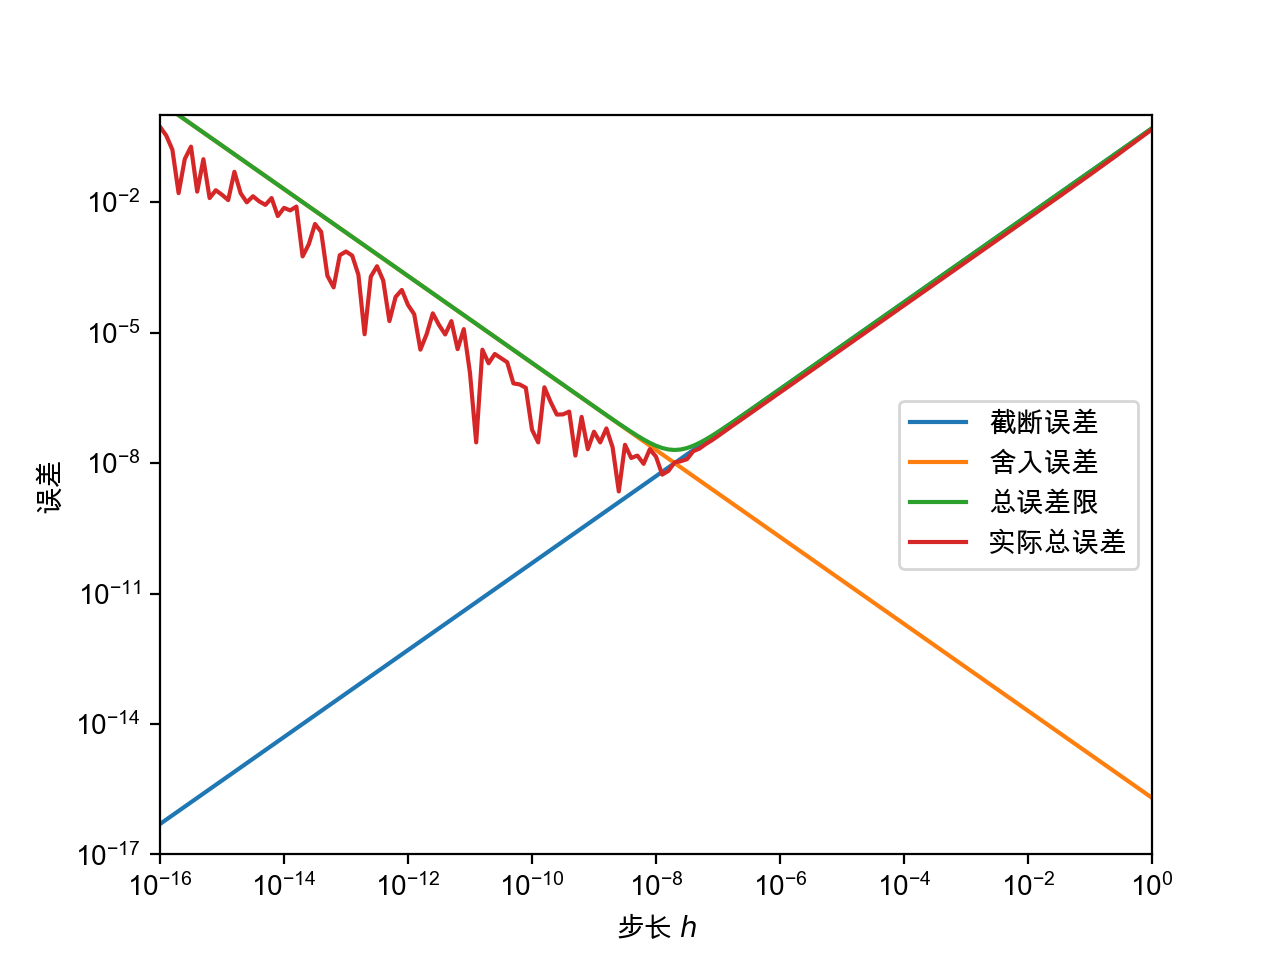

Reproduce this figure in Python.
import numpy as np
import matplotlib.pyplot as plt

M = 1
epsilon = 1e-16

def trunc(h):
    return M * h / 2

def round(h):
    return epsilon * 2 / h

def total(h):
    return trunc(h) + round(h)

def actual(h):
    return np.abs(np.cos(1) - (np.sin(1 + h) - np.sin(1)) / h)

error_map = {
    '截断误差': trunc,
    '舍入误差': round,
    '总误差限': total,
    '实际总误差': actual
}

h_list = [10 ** (lgh / 10) for lgh in range(-160, 1, 1)]

errors = {
    error_type: [error_func(h) for h in h_list] for error_type, error_func in error_map.items()
}

plt.rc('font', family='Arial Unicode MS')
_, axes = plt.subplots()
axes.set_xscale('log', nonpositive='clip')
axes.set_xlim((epsilon, 1))
axes.set_xlabel(r'步长 $h$')
axes.set_yscale('log', nonpositive='clip')
axes.set_ylim((1e-17, 1))
axes.set_ylabel('误差')
for error_type, error_list in errors.items():
    plt.plot(h_list, error_list, label=error_type)
plt.legend()
plt.show()
